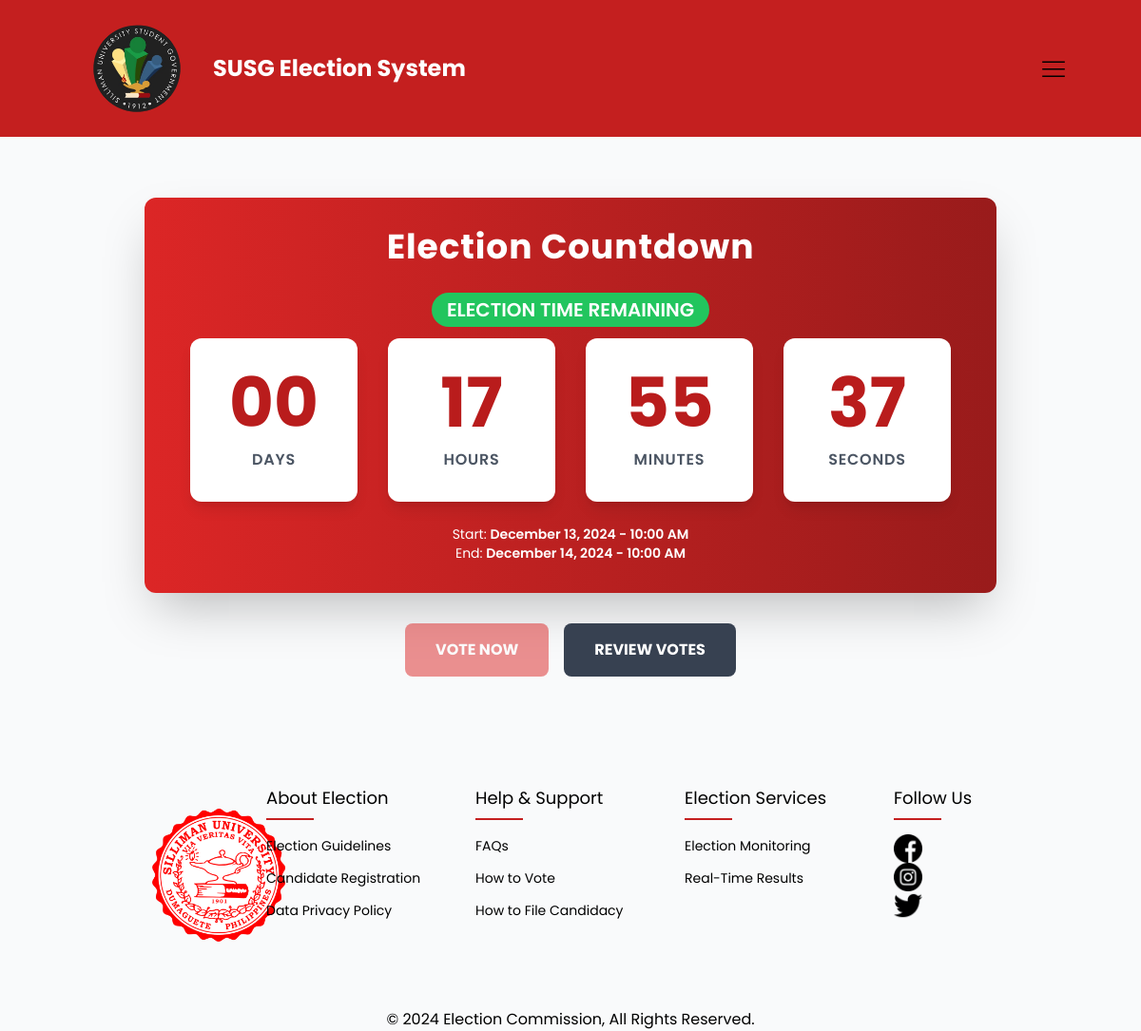
Screenshot of /countdown.php (signed in) with the database file from the repository.
### tables this page shows
CREATE TABLE `elections` (
  `election_id` int(50) NOT NULL,
  `start_datetime` datetime NOT NULL,
  `end_datetime` datetime NOT NULL,
  `status` enum('Scheduled','Ongoing','Completed','') NOT NULL DEFAULT 'Scheduled',
  `created_at` timestamp NOT NULL DEFAULT current_timestamp(),
  `updated_at` timestamp NOT NULL DEFAULT current_timestamp(),
  `election_name` varchar(100) NOT NULL,
  `is_current` tinyint(1) NOT NULL DEFAULT 0
);

### countdown.php (the view, shortened to what this page needs)
<?php
require_once 'connect.php';
$stmt = $pdo->prepare("
    SELECT students.*, colleges.college_name
    FROM students
    LEFT JOIN colleges ON students.college_id = colleges.college_id
    WHERE students.student_id = :student_id
");
$stmt->execute(['student_id' => $_SESSION['user']['student_id']]);
$stmt = $pdo->query("SELECT start_datetime, end_datetime FROM elections WHERE is_current = 1 LIMIT 1");
$currentElection = $stmt->fetch(PDO::FETCH_ASSOC);
$startDatetime = $currentElection ? $currentElection['start_datetime'] : null;
$endDatetime = $currentElection ? $currentElection['end_datetime'] : null;
?>
<!DOCTYPE html>
<html lang="en">
<head>
    <link href="https://cdn.jsdelivr.net/npm/tailwindcss@2.2.19/dist/tailwind.min.css" rel="stylesheet">
</head>
<body class="bg-gray-50">
    <?php include 'header.php'; ?>
    <main class="container mx-auto px-4 py-8">
        <div class="max-w-4xl mx-auto my-8">
            <div class="bg-gradient-to-r from-red-600 to-red-800 rounded-xl shadow-2xl p-8 mb-8">
                <h2 class="text-4xl font-bold mb-8 text-white text-center tracking-wide">Election Countdown</h2>
                <div class="countdown-status text-white text-xl font-semibold text-center mb-4">
                    <span id="countdown-message" class="bg-blue-500 px-4 py-1 rounded-full">
                    </span>
                </div>
                <div class="countdown-box flex justify-center gap-8">
                    <div class="bg-white rounded-xl p-8 text-center w-44 transform hover:scale-105 transition-transform duration-300 shadow-lg">
                        <span id="days" class="text-7xl font-bold text-red-700 block mb-3">00</span>
                        <span class="text-base font-semibold text-gray-600 block uppercase tracking-wider">Days</span>
                    </div>
                    <div class="bg-white rounded-xl p-8 text-center w-44 transform hover:scale-105 transition-transform duration-300 shadow-lg">
                        <span id="hours" class="text-7xl font-bold text-red-700 block mb-3">00</span>
                        <span class="text-base font-semibold text-gray-600 block uppercase tracking-wider">Hours</span>
                    </div>
                    <div class="bg-white rounded-xl p-8 text-center w-44 transform hover:scale-105 transition-transform duration-300 shadow-lg">
                        <span id="minutes" class="text-7xl font-bold text-red-700 block mb-3">00</span>
                        <span class="text-base font-semibold text-gray-600 block uppercase tracking-wider">Minutes</span>
                    </div>
                    <div class="bg-white rounded-xl p-8 text-center w-44 transform hover:scale-105 transition-transform duration-300 shadow-lg">
                        <span id="seconds" class="text-7xl font-bold text-red-700 block mb-3">00</span>
                        <span class="text-base font-semibold text-gray-600 block uppercase tracking-wider">Seconds</span>
                    </div>
                </div>
                <?php if ($startDatetime && $endDatetime): ?>
                <div class="mt-6 text-center text-white">
                    <div class="text-sm">
                        Start: <span class="font-semibold"><?php echo (new DateTime($startDatetime))->format('F j, Y - g:i A'); ?></span>
                    </div>
                    <div class="text-sm">
                        End: <span class="font-semibold"><?php echo (new DateTime($endDatetime))->format('F j, Y - g:i A'); ?></span>
                    </div>
                </div>
                <?php endif; ?>
            </div>
            <div class="flex justify-center gap-4">
                <a href="votecasting.php" id="vote-btn"
                    class="bg-red-600 hover:bg-red-700 text-white font-bold py-4 px-8 rounded-lg transition duration-300 ease-in-out transform hover:-translate-y-1 disabled:bg-gray-400 disabled:cursor-not-allowed"
                    title="<?php
                        if ($user['has_voted']) echo 'You have already voted';
                    ?>">
                    VOTE NOW
                </a>
                <button id="review-btn"
                    onclick="checkVotingStatus2(event, <?php echo $user['has_voted'] ? 'true' : 'false'; ?>)"
                    class="bg-gray-700 hover:bg-gray-800 text-white font-bold py-4 px-8 rounded-lg transition duration-300 ease-in-out transform hover:-translate-y-1 disabled:bg-gray-400 disabled:cursor-not-allowed">
                    REVIEW VOTES
                </button>
            </div>
        </div>
    </main>
</body>
</html>

### header.php (style rules this page uses)
body, html { font-family: 'Poppins', sans-serif; }

### footer.php (style rules this page uses)
body, html { margin: 0; padding: 0; font-family: 'Poppins', sans-serif; scroll-behavior: smooth; }

### rows the page displays
elections: start_datetime "December 13, 2024 - 10:00 AM", end_datetime "December 14, 2024 - 10:00 AM"
